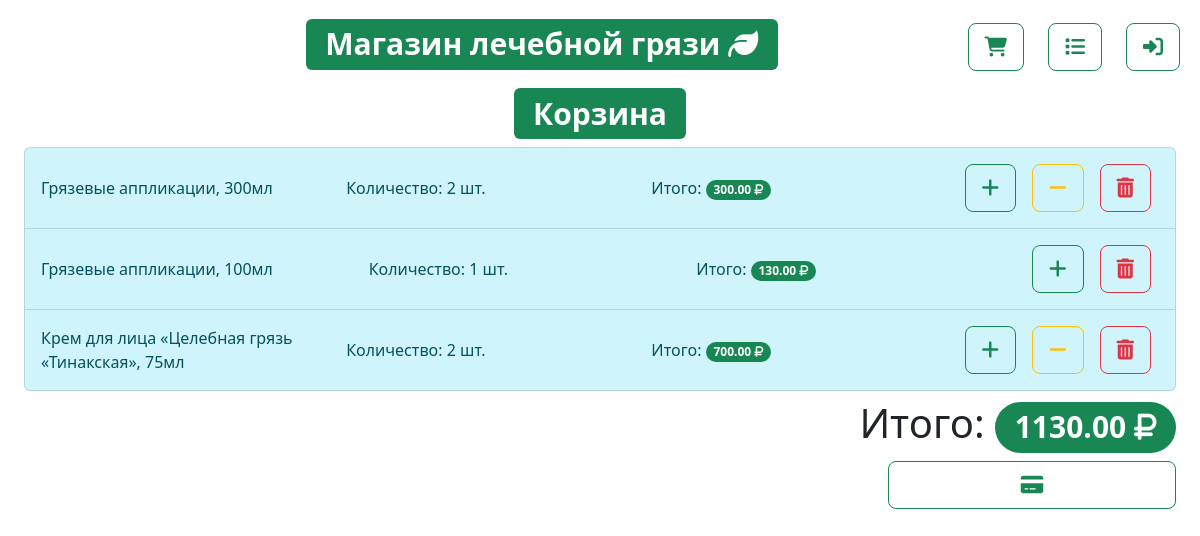
Page /show_cart (signed in) on the earlier database version.
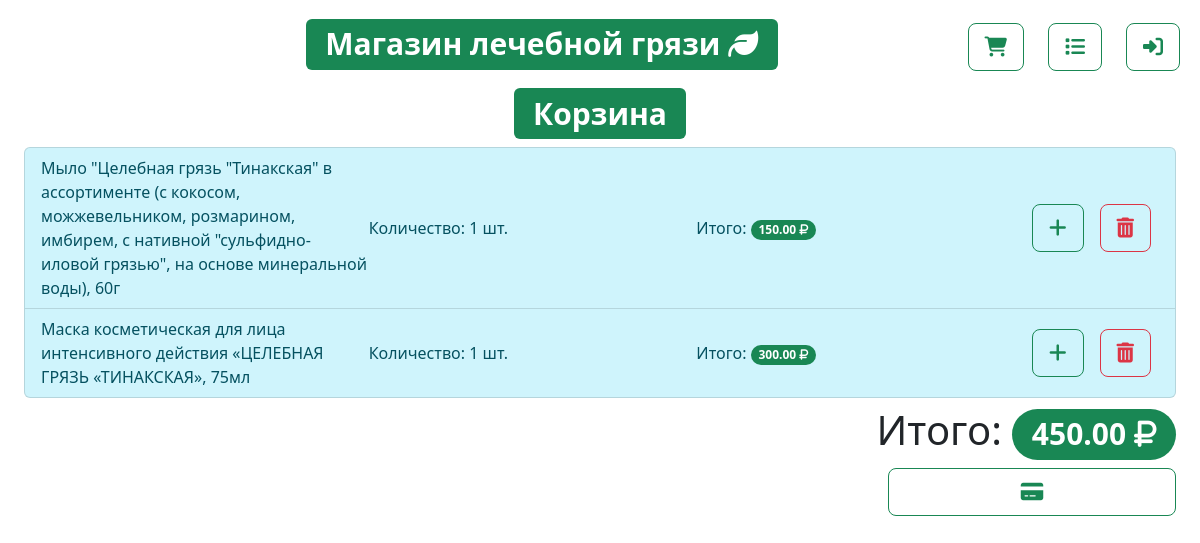
Same page on the later database version.
### shop/models.py (models this page shows)
class ProductInCart(models.Model):
    user_id = models.ForeignKey(User, on_delete=models.CASCADE)
    product_id = models.ForeignKey(Product, on_delete=models.CASCADE)
    quantify = models.PositiveIntegerField()

### shop/views.py (the view)
# urls.py: path('show_cart', views.show_cart, name='show_cart'),
def show_cart(request):
    total = 0
    if request.user.is_authenticated:
        myuser = User.objects.get(id=request.user.id)
        product_in_cart_obj = ProductInCart.objects.filter(user_id=request.user.id).values('id','product_id','product_id__name', 'product_id__price', 'quantify')
        for prod in product_in_cart_obj:
            prod['calculated_value'] = prod['quantify'] * prod['product_id__price']
            total += (prod['quantify'] * prod['product_id__price'])
        context = {
            'products': product_in_cart_obj,
            'total': total
        }
        return render(request, 'shop/cart.html', context)
    else:
        return redirect('login')

### shop/templates/shop/cart.html (shortened to what this page needs)
{% extends 'shop/layout.html' %}
{% block content %}
    <div class="container text-center"><h1><span class="badge text-bg-success">Корзина</span></h1></div>
    <div class="container-fluid">
        {% if products %}
            <ul class="list-group">
                {% for product in products %}
                <li class="list-group-item list-group-item-info d-flex">
                    <div class="col align-self-center">{{product.product_id__name}}</div>
                    <div class="col align-self-center">Количество: {{product.quantify}} шт.</div>
                    <div class="col align-self-center">Итого: <span class="badge bg-success rounded-pill">{{ product.calculated_value }} <i class="fa-solid fa-ruble-sign"></i></span></div>
                    <a href="{% url 'add_to_cart_plus' product.product_id %}" class="align-self-center m-2"><button type="button" class="btn btn-outline-success btn-lg"><i class="fa-solid fa-plus"></i></button></a>
                    {% if product.quantify != 1 %}
                        <a href="{% url 'remove_to_cart_minus' product.product_id %}" class="align-self-center m-2"><button type="button" class="btn btn-outline-warning btn-lg"><i class="fa-solid fa-minus"></i></button></a>
                    {% endif %}
                    <a href="{% url 'remove_from_cart' product.id %}" class="align-self-center m-2"><button type="button" class="btn btn-outline-danger btn-lg"><i class="fa-solid fa-trash-can"></i></button></a>
                </li>
                {% endfor %}
            </ul>
        {% else %}
            <div class="container text-center mt-5 mb-5"><h2>Корзина пуста...</h1></div>
        {% endif %}
    </div>
<div class="container-fluid text-end mt-2">
    <h1>Итого: <span class="badge bg-success rounded-pill">{{ total }} <i class="fa-solid fa-ruble-sign"></i></span></h1>
    <a href="{% url 'create_order' %}" class="align-self-center"><button type="button" class="btn btn-outline-success btn-lg w-25"><i class="fa-solid fa-credit-card"></i></button></a>
</div>
{% endblock %}

### shop/templates/shop/layout.html (shortened to what this page needs)
{% load static %}
<!DOCTYPE html>
<html lang="ru">
<head>
    <link rel="stylesheet" href="https://cdn.jsdelivr.net/npm/bootstrap@5.2.3/dist/css/bootstrap.min.css">
</head>
<body>
    <nav class="navbar mt-2 ms-2 me-2">
        <div class="container-fluid">
            <div class="flex-fill text-center ms-5 ps-5"><a href="{% url 'home' %}"><h1><span class="badge text-bg-success">Магазин лечебной грязи <i class="fa-solid fa-leaf"></i></span></h1></a></div>
            <div class="row align-items-center">
                <div class="col"><a href="{% url 'show_cart' %}"><button class="btn btn-outline-success btn-lg" type="button"><i class="fa-solid fa-cart-shopping"></i></button></a></div>
                {% if user.is_staff %}
                    <div class="col"><a href="{% url 'show_orders' %}"><button class="btn btn-outline-success btn-lg" type="button"><i class="fa-solid fa-list"></i></button></a></div>
                {% endif %}
                {% if user.is_authenticated %}
                    <div class="col"><a href="{% url 'logout' %}"><button class="btn btn-outline-success btn-lg" type="button"><i class="fa-solid fa-right-to-bracket"></i></button></a></div>
                {% else %}
                    <div class="col"><a href="{% url 'login' %}"><button class="btn btn-outline-success btn-lg" type="button"><i class="fa-solid fa-user"></i></button></a></div>
                {% endif %}
            </div>
        </div>
    </nav>
    <div class="container-fluid">
        {% block content %}
        {% endblock %}
    </div>
</body>
</html>

Differences in the rows shown:
removed ProductInCart: product_id__name "Грязевые аппликации, 300мл", quantify "2", calculated_value "300.00"
removed ProductInCart: product_id__name "Грязевые аппликации, 100мл", quantify "1", calculated_value "130.00"
removed ProductInCart: product_id__name "Крем для лица «Целебная грязь «Тинакская», 75мл", quantify "2", calculated_value "700.00"
added ProductInCart: product_id__name "Мыло \"Целебная грязь \"Тинакская\" в ассортименте (с кокосом, можжевельником, розмарином, имбирем, с нативной \"сульфидно-иловой грязью\", на основе минеральной воды), 60г", quantify "1", calculated_value "150.00"
added ProductInCart: product_id__name "Маска косметическая для лица интенсивного действия «ЦЕЛЕБНАЯ ГРЯЗЬ «ТИНАКСКАЯ», 75мл", quantify "1", calculated_value "300.00"
Other differences:
{{ total }}: "1130.00" → "450.00"
